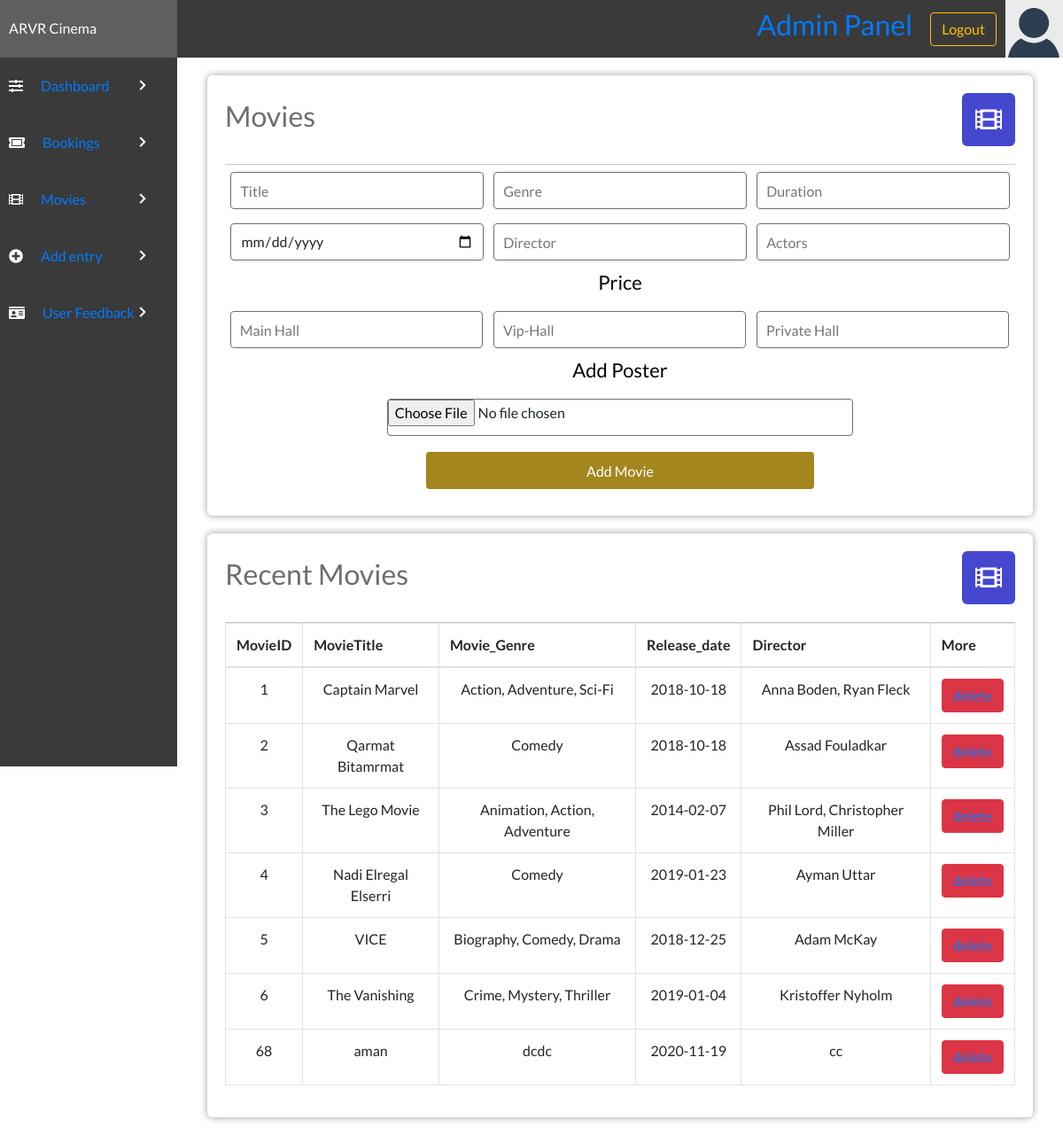
/admin/addmovie.php (signed in), run on the app's committed database.
### tables this page shows
CREATE TABLE `movietable` (
  `movieID` int(11) NOT NULL,
  `movieImg` varchar(150) NOT NULL,
  `movieTitle` varchar(100) NOT NULL,
  `movieGenre` varchar(50) NOT NULL,
  `movieDuration` int(11) NOT NULL,
  `movieRelDate` date NOT NULL,
  `movieDirector` varchar(50) NOT NULL,
  `movieActors` varchar(150) NOT NULL,
  `mainhall` int(11) NOT NULL,
  `viphall` int(11) NOT NULL,
  `privatehall` int(11) NOT NULL
);

### admin/addmovie.php (the view, shortened to what this page needs)
<!DOCTYPE html>
<html lang="en">
<head>
    <link rel="stylesheet" href="../style/styles.css">
    <link rel="stylesheet" href="https://use.fontawesome.com/releases/v5.7.2/css/all.css">
    <link rel="stylesheet" href="https://maxcdn.bootstrapcdn.com/bootstrap/4.0.0/css/bootstrap.min.css">
    <link rel="stylesheet" href="https://cdn.datatables.net/1.10.22/css/dataTables.bootstrap4.min.css">
    <link rel="stylesheet" href="https://maxcdn.bootstrapcdn.com/bootstrap/4.0.0/css/bootstrap.min.css">
</head>
<body>
    <?php include('header.php'); ?>
    <div class="admin-container">
        <?php include('sidebar.php'); ?>
        <div class="admin-section admin-section2">
            <div class="admin-section-column">
                <div class="admin-section-panel admin-section-panel2">
                    <div class="admin-panel-section-header">
                        <h2>Movies</h2>
                        <i class="fas fa-film" style="background-color: #4547cf"></i>
                    </div>
                    <form action="" method="POST">
                        <input placeholder="Title" type="text" name="movieTitle" required>
                        <input placeholder="Genre" type="text" name="movieGenre" required>
                        <input placeholder="Duration" type="number" name="movieDuration" required>
                        <input placeholder="Release Date" type="date" name="movieRelDate" required>
                        <input placeholder="Director" type="text" name="movieDirector" required>
                        <input placeholder="Actors" type="text" name="movieActors" required>
                        <label>Price</label>
                        <input placeholder="Main Hall" type="text" name="mainhall" required><br />
                        <input placeholder="Vip-Hall" type="text" name="viphall" required><br />
                        <input placeholder="Private Hall" type="text" name="privatehall" required><br />
                        <br>
                        <label>Add Poster</label>
                        <input type="file" name="movieImg" accept="image/*">
                        <button type="submit" value="submit" name="submit" class="form-btn">Add Movie</button>
                    </form>
                </div>
                <div class="admin-section-panel admin-section-panel2">
                    <div class="admin-panel-section-header">
                        <h2>Recent Movies</h2>
                        <i class="fas fa-film" style="background-color: #4547cf"></i>
                    </div>
                    <table class="table table-bordered" id="dataTable" width="100%" cellspacing="0">
                        <tr>
                            <th>MovieID</th>
                            <th>MovieTitle</th>
                            <th>Movie_Genre</th>
                            <th>Release_date</th>
                            <th>Director</th>
                            <th>More</th>
                        </tr>
                        <tbody>
                            <?php
                            $host = "localhost";
                            $user = "root";
                            $password = "";
                            $dbname = "cinema_db";
                            $con = mysqli_connect($host, $user, $password, $dbname);
                            $select = "SELECT * FROM `movietable`";
                            $run = mysqli_query($con, $select);
                            while ($row = mysqli_fetch_array($run)) {
                                $ID = $row['movieID'];
                                $title = $row['movieTitle'];
                                $genere = $row['movieGenre'];
                                $releasedate = $row['movieRelDate'];
                                $movieactor = $row['movieDirector'];
                            ?>
                                <tr align="center">
                                    <td><?php echo $ID; ?></td>
                                    <td><?php echo $title; ?></td>
                                    <td><?php echo $genere; ?></td>
                                    <td><?php echo $releasedate; ?></td>
                                    <td><?php echo $movieactor; ?></td>
                                    <td><button value="Book Now!" type="submit" onclick="" type="button" class="btn btn-danger"><?php echo  "<a href='deletemovie.php?id=" . $row['movieID'] . "'>delete</a>"; ?></button></td>
                                </tr>
                            <?php }
                            ?>
                        </tbody>
                    </table>
                </div>
            </div>
        </div>
    </div>
</body>
</html>

### admin/header.php (shortened to what this page needs)
<div class="admin-section-header">
        <div class="admin-logo">
            ARVR Cinema
        </div>
        <div class="admin-login-info">
            <div style="padding: 0 20px;">
                <h2><a href="#">Admin Panel</a></h2>
            </div>
            <form method='post' action="">
                <input type="submit" value="Logout" class="btn btn-outline-warning" name="but_logout">
            </form>
            <img class="admin-user-avatar" src="../img/avatar.png" alt="">
        </div>
</div>

### admin/sidebar.php
<div class="admin-section admin-section1">
    <ul>
        <li><i class="fas fa-sliders-h"></i><a href="admin.php">Dashboard </a><i class="fas admin-dropdown fa-chevron-right"></i></li>
        <li><i class="fas fa-ticket-alt"></i><a href="view.php">Bookings</a> <i class="fas admin-dropdown fa-chevron-right"></i></li>
        <li><i class="fas fa-film"></i><a href="addmovie.php">Movies</a> <i class="fas admin-dropdown fa-chevron-right"></i></a></li>
        <li><i class="fas fa-plus-circle"></i><a href="add.php">Add entry</a> <i class="fas admin-dropdown fa-chevron-right"></i></a></li>
        <li><i class="fas fa-id-card"></i><a href="contactus.php">User Feedback</a> <i class="fas admin-dropdown fa-chevron-right"></i></a></li>
    </ul>
</div>

### style/styles.css (style rules this page uses)
* { margin: 0; padding: 0; box-sizing: border-box; font-family: "Lato", sans-serif; text-decoration: none; color: unset; }
.admin-dropdown { float: right; font-style: normal; margin-left: 3px; font-size: 13px; position: absolute; right: 15px; top: 25px; margin: 0; }
.admin-section-header { color: #fff; width: 100%; background-color: #3a3a3a; display: grid; grid-template-columns: 1fr 5fr; }
.admin-user-avatar { width: 65px; }
.admin-login-info { display: flex; align-items: center; justify-content: flex-end; }
.admin-login-info img { margin-left: 10px; }
.admin-logo { padding: 20px 10px; background-color: #5f5f5f; }
.admin-container { display: grid; grid-template-columns: 1fr 5fr; }
.admin-section1 { background-color: #3a3a3a; height: 100vh; }
.admin-section1 ul li { width: 100%; padding: 20px 10px; background-color: #3a3a3a; color: #fff; transition: all 0.3s ease; position: relative; cursor: pointer; }
.admin-section1 ul li i { margin-right: 20px; }
.admin-section2 { display: flex; flex-wrap: wrap; padding: 0 4px; }
.admin-section-column { flex: 100%; max-width: 100%; padding: 0 30px; }
.admin-section-panel { width: 100%; vertical-align: middle; background-color: #fff; -webkit-border-radius: 6px; -moz-border-radius: 6px; border-radius: 6px; -webkit-box-shadow: 0px 0px 9px 0px rgba(0, 0, 0, 0.4); -moz-box-shadow: 0px 0px 9px 0px rgba(0, 0, 0, 0.4); box-shadow: 0px 0px 9px 0px rgba(0, 0, 0, 0.4); padding: 20px; margin: 20px 0; }
.admin-panel-section-header { display: flex; align-items: center; justify-content: flex-start; padding-bottom: 20px; border-bottom: #c7c7c7 1px solid; }
.admin-panel-section-header > h2 { color: #6e6e6e; }
.admin-panel-section-header > i { text-align: center; font-size: 30px; color: white; height: 60px; width: 60px; border-radius: 10%; line-height: 60px; transition: all 0.5s ease; margin-left: auto; cursor: pointer; }
.admin-section-panel2 form { display: flex; justify-content: space-evenly; flex-wrap: wrap; align-items: left; }
.admin-section-panel2 form input { border-radius: 4px; border: 1px solid #6e6e6e; padding: 10px; width: 32%; height: 42px; margin: 8px 5px; }
.admin-section-panel2 form input[type="file"] { width: 59%; padding: 0; }
.admin-section-panel2 form button { border-radius: 4px; border: none; padding: 10px; margin: 10px 32px; width: 49%; text-align: center; background-color: #a3861e; color: #fff; transition: all 0.7s ease; cursor: pointer; height: 42px; }
.admin-section-panel2 form label { border: none; margin-left: 0; padding: 0px; font-size: 22px; width: 75%; text-align: center; color: #000; }

### data on the page
movietable: movieID "1", movieTitle "Captain Marvel", movieGenre "Action, Adventure, Sci-Fi", movieRelDate "2018-10-18", movieDirector "Anna Boden, Ryan Fleck"
movietable: movieID "2", movieTitle "Qarmat Bitamrmat", movieGenre "Comedy", movieRelDate "2018-10-18", movieDirector "Assad Fouladkar"
movietable: movieID "3", movieTitle "The Lego Movie", movieGenre "Animation, Action, Adventure", movieRelDate "2014-02-07", movieDirector "Phil Lord, Christopher Miller"
movietable: movieID "4", movieTitle "Nadi Elregal Elserri", movieGenre "Comedy", movieRelDate "2019-01-23", movieDirector "Ayman Uttar"
movietable: movieID "5", movieTitle "VICE", movieGenre "Biography, Comedy, Drama", movieRelDate "2018-12-25", movieDirector "Adam McKay"
movietable: movieID "6", movieTitle "The Vanishing", movieGenre "Crime, Mystery, Thriller", movieRelDate "2019-01-04", movieDirector "Kristoffer Nyholm"
movietable: movieID "68", movieTitle "aman", movieGenre "dcdc", movieRelDate "2020-11-19", movieDirector "cc"
